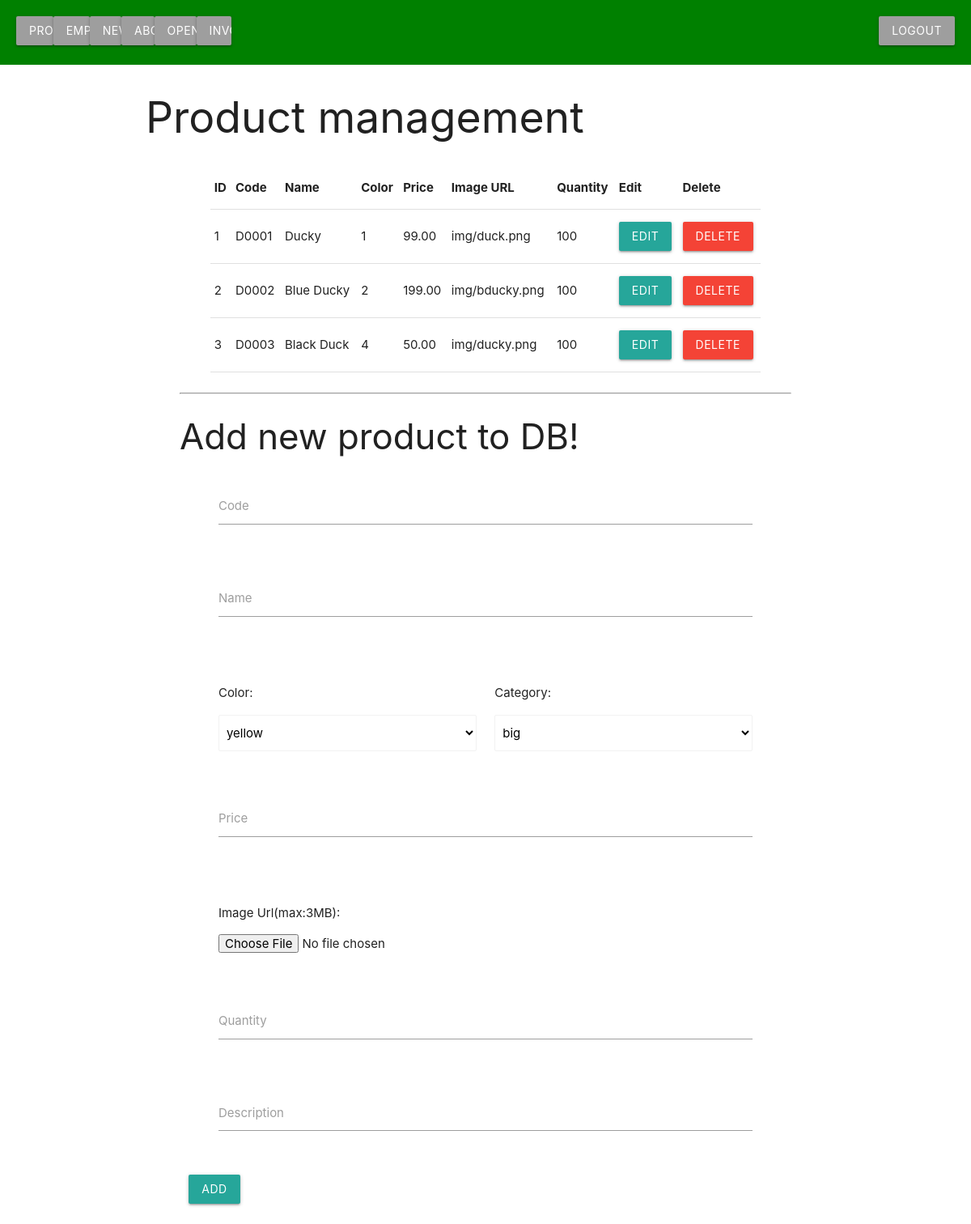
/Backend/index.php (signed in), run on the app's committed database.
### tables this page shows
CREATE TABLE Product
(
  `ID` int(8) NOT NULL AUTO_INCREMENT,
  `name` varchar(255) NOT NULL,
  `code` varchar(255) NOT NULL,
  `image` text NOT NULL,
  `price` double(10,2) NOT NULL,
  `color` int NOT null,
  `desc` varchar(255),
  `quantity` int NOT NULL,
  PRIMARY KEY (`ID`),
  UNIQUE KEY `product_code` (`code`),
  FOREIGN KEY (color) REFERENCES Color (ColorID)
);

### Backend/index.php (the view, shortened to what this page needs)
<?php require_once "../connection/dbcon.php";
require("../admin/adminHeader.php");
?>
<?php
$dbCon = dbCon();
$query = $dbCon->prepare("SELECT * FROM Product");
$query->execute();
$getProducts = $query->fetchAll();
$coloQuery = $dbCon->prepare("SELECT * FROM Color");
$coloQuery->execute();
$getColors = $coloQuery->fetchAll();
$coloQuery = $dbCon->prepare("SELECT * FROM Category");
$coloQuery->execute();
$getCategory = $coloQuery->fetchAll();
?>
<body>
    <div class="container">
        <h2>Product management</h2>
        <div class="row">
            <div class="row">
                <table class="highlight">
                    <thead>
                        <tr>
                            <th>ID</th>
                            <th>Code</th>
                            <th>Name</th>
                            <th>Color</th>
                            <th>Price</th>
                            <th>Image URL</th>
                            <th>Quantity</th>
                            <th>Edit</th>
                            <th>Delete</th>
                        </tr>
                    </thead>
                    <tbody>
                        <?php
                        foreach ($getProducts as $getProduct) {
                            echo "<tr>
                            <td>" . $getProduct['ID'] . "</td>
                            <td>" . $getProduct['code'] . "</td>
                            <td>" . $getProduct['name'] . "</td>
                            <td>" . $getProduct['color'] . "</td>
                            <td>" . $getProduct['price'] . "</td>
                            <td>" . $getProduct['image'] . "</td>
                            <td>" . $getProduct['quantity'] . "</td>";
                            echo '<td><a href="editEntry.php?ID=' . $getProduct['ID'] . '" class="waves-effect waves-light btn" ">Edit</a></td>';
                            echo '<td><a href="deleteEntry.php?ID=' . $getProduct['ID'] . '" class="waves-effect waves-light btn red" onclick="return confirm(\'Delete! are you sure?\')">Delete</a></td>';
                            echo "</tr>";
                        }
                        ?>
                    </tbody>
                </table>
            </div>
            <hr>
            <h3>Add new product to DB!</h3>
            <form class="col s12" name="contact" method="post" action="addEntry.php" enctype="multipart/form-data">
                <div class="row">
                    <div class="input-field col s12">
                        <input id="Code" name="Code" type="text" class="validate" required="" aria-required="true">
                        <label for="Code">Code</label>
                    </div>
                </div>
                <div class="row">
                    <div class="input-field col s12">
                        <input id="Name" name="Name" type="text" class="validate" required="" aria-required="true">
                        <label for="Name">Name</label>
                    </div>
                </div>
                <div class="row">
                    <div class="input-field col s6">
                        <p>Color:</p>
                        <select name="Color" class="browser-default">
                            <?php
                            foreach ($getColors as $getColor) {
                                echo "<option value='" . $getColor['colorID'] . "'>" . $getColor['name'] . "</option>";
                            }
                            ?>
                        </select>
                    </div>
                    <div class="input-field col s6">
                        <p>Category:</p>
                        <select name="category" class="browser-default">
                            <?php
                            foreach ($getCategory as $category) {
                                echo "<option value='" . $category['categoryID'] . "'>" . $category['name'] . "</option>";
                            }
                            ?>
                        </select>
                    </div>
                </div>
                <div class="row">
                    <div class="input-field col s12">
                        <input id="Price" name="Price" type="text" class="validate" required="" aria-required="true">
                        <label for="Price">Price</label>
                    </div>
                </div>
                <div class="row">
                    <div class="input-field col s12">
                        <p>Image Url(max:3MB):</p>
                        <input id="Image" name="Image" type="file" class="validate" required="" aria-required="true">
                    </div>
                </div>
                <div class="row">
                    <div class="input-field col s12">
                        <input id="Quantity" name="Quantity" type="text" class="validate" required="" aria-required="true">
                        <label for="Quantity">Quantity</label>
                    </div>
                </div>
                <div class="row">
                    <div class="input-field col s12">
                        <textarea name="description" id="description" class="materialize-textarea" required="" aria-required="true"></textarea>
                        <label for="description">Description</label>
                    </div>
                </div>
                <button class="btn waves-effect waves-light" type="submit" name="submit">Add
                </button>
            </form>
        </div>
    </div>
</body>
</html>

### css/style.css (style rules this page uses)
.row { padding: 5px 5% !important; }

### data on the page
product: ID "1", code "D0001", name "Ducky", color "1", price "99.00", image "img/duck.png", quantity "100"
product: ID "2", code "D0002", name "Blue Ducky", color "2", price "199.00", image "img/bducky.png", quantity "100"
product: ID "3", code "D0003", name "Black Duck", color "4", price "50.00", image "img/ducky.png", quantity "100"

### other printed values
form field Color "yellow"
form field category "big"
